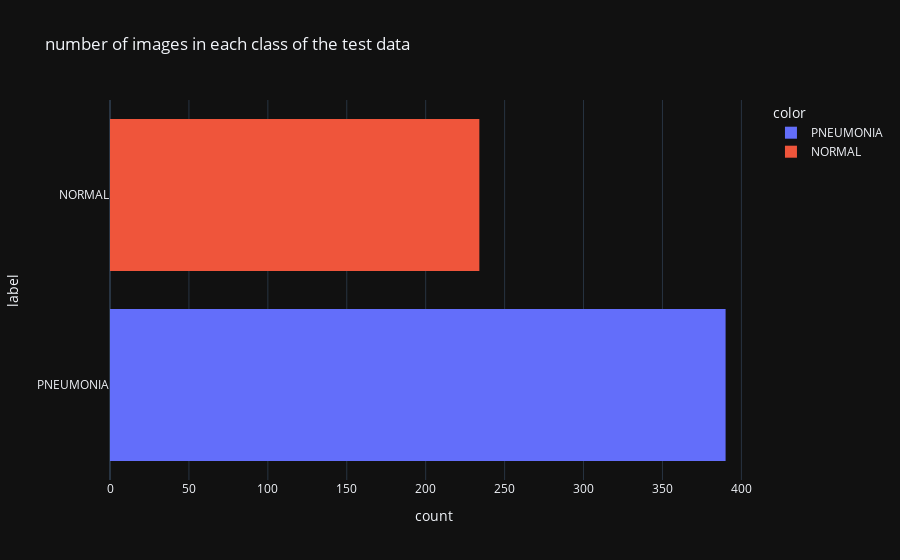

The code cell stored with this chart in its notebook:
### Code cell
fig= px.histogram(data_frame= test,
           y= test['label'],
           template='plotly_dark',
           color=test['label'].values,
           title='number of images in each class of the test data')
fig.show()

### Figure 1 — Plotly figure (JSON) as saved in the notebook; plotly's stock layout.template omitted (floating-point values rounded to 4 significant figures; data arrays with more than 128 entries replaced by an {"elided": "..."} marker saying what was removed)
{"data": [{"alignmentgroup": "True", "bingroup": "y", "hovertemplate": "color=PNEUMONIA<br>count=%{x}<br>label=%{y}<extra></extra>", "legendgroup": "PNEUMONIA", "marker": {"color": "#636efa", "pattern": {"shape": ""}}, "name": "PNEUMONIA", "offsetgroup": "PNEUMONIA", "orientation": "h", "showlegend": true, "type": "histogram", "xaxis": "x", "y": {"elided": "390 str values"}, "yaxis": "y"}, {"alignmentgroup": "True", "bingroup": "y", "hovertemplate": "color=NORMAL<br>count=%{x}<br>label=%{y}<extra></extra>", "legendgroup": "NORMAL", "marker": {"color": "#EF553B", "pattern": {"shape": ""}}, "name": "NORMAL", "offsetgroup": "NORMAL", "orientation": "h", "showlegend": true, "type": "histogram", "xaxis": "x", "y": {"elided": "234 str values"}, "yaxis": "y"}], "layout": {"barmode": "relative", "legend": {"title": {"text": "color"}, "tracegroupgap": 0}, "title": {"text": "number of images in each class of the test data"}, "xaxis": {"anchor": "y", "domain": [0, 1], "title": {"text": "count"}}, "yaxis": {"anchor": "x", "domain": [0, 1], "title": {"text": "label"}}}}
